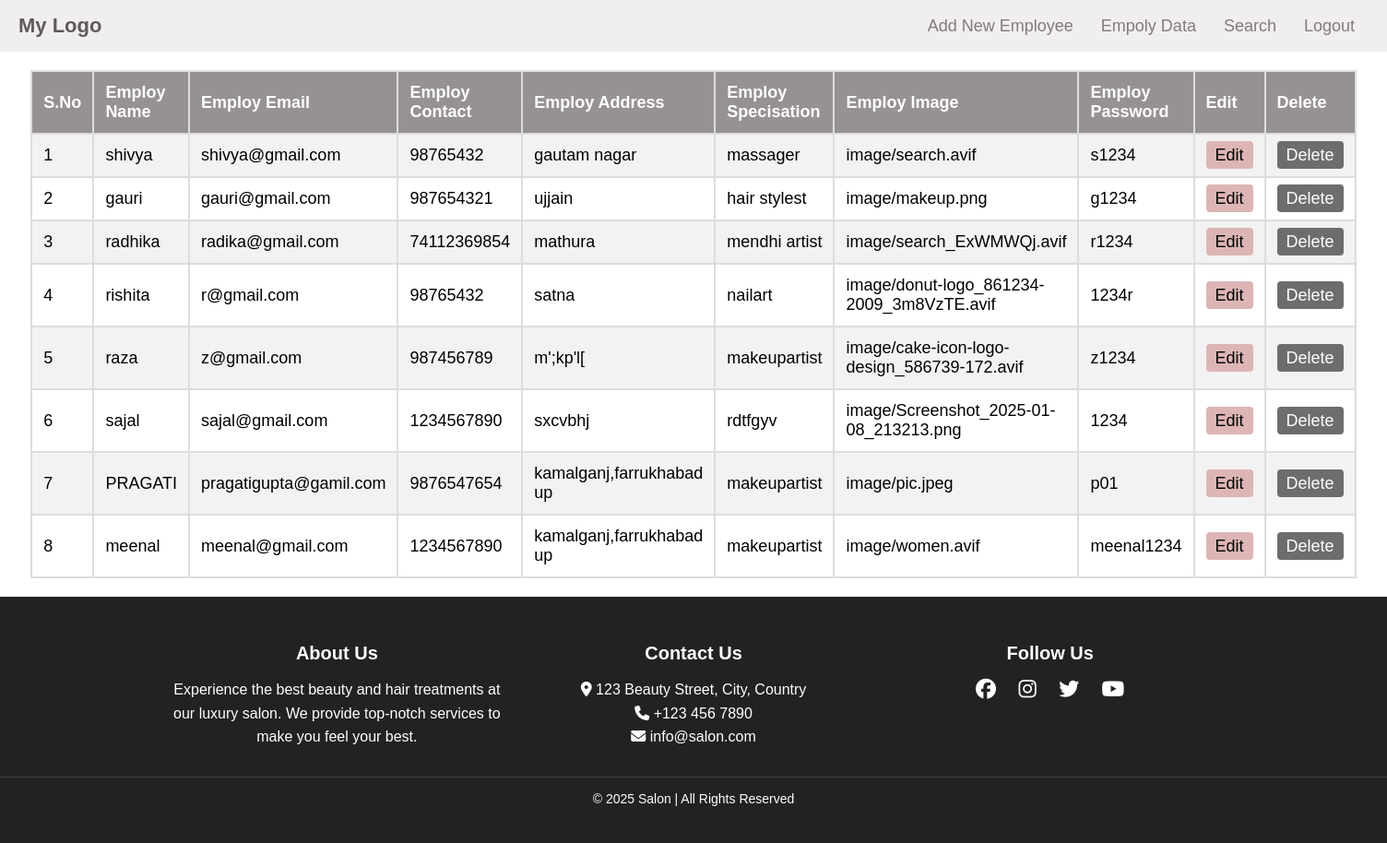
Before: /registration_table/ with the older database file.
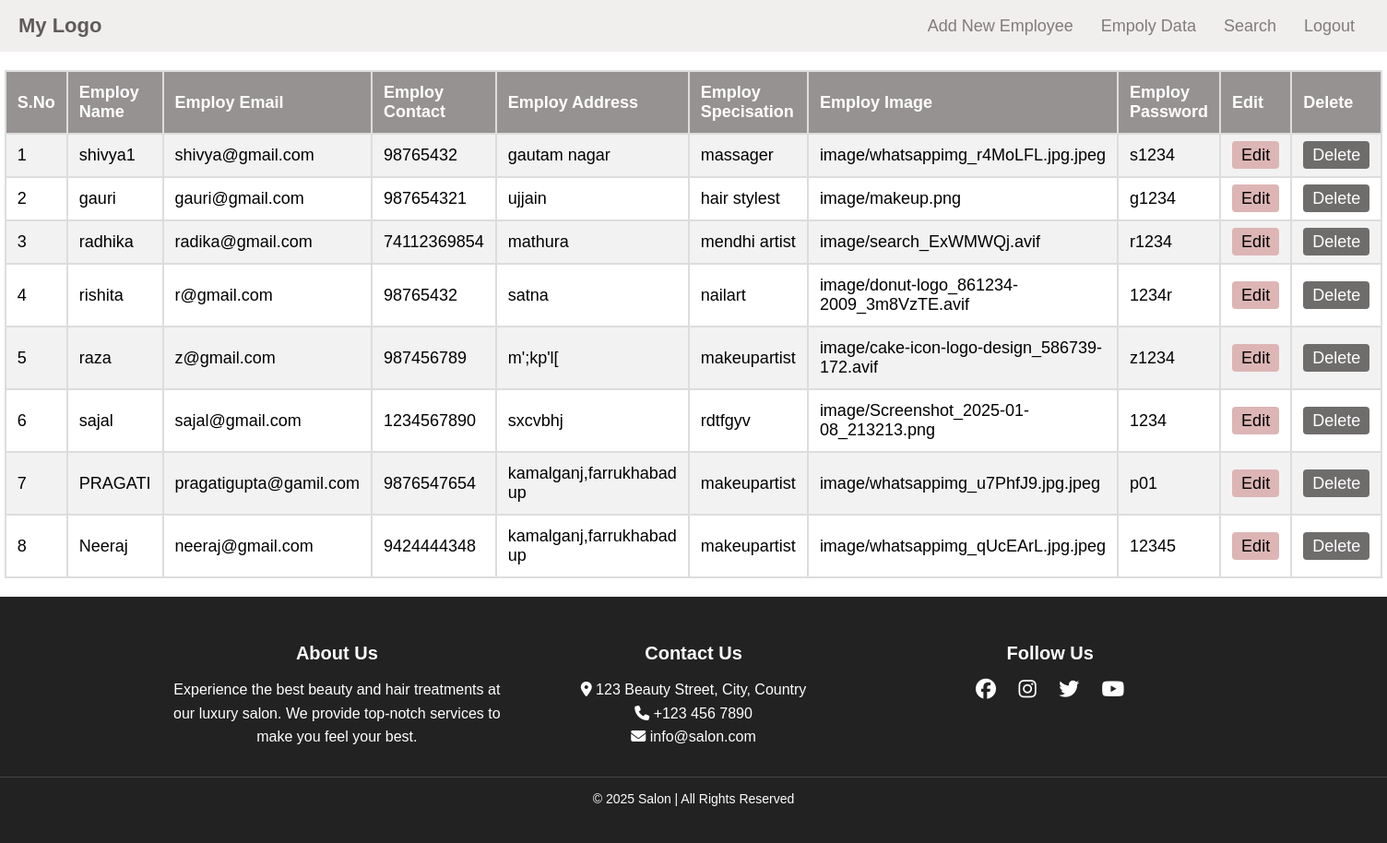
After: the same page with the newer database file.
### app/models.py (models this page shows)
class Empoly(models.Model):
    name = models.CharField(max_length=100)
    email = models.EmailField(max_length=100)
    phone = models.IntegerField()
    address = models.CharField(max_length=100)
    Specilastion=models.CharField(max_length=100)
    image=models.ImageField(upload_to = 'image/')
    password=models.CharField(max_length=50)

### app/views.py (the view)
# urls.py: path('registration_table/', views.registration_table, name='registration_table'),
def registration_table(request):
    emp = Empoly.objects.all()
    print(emp)
    return render(request,'registration_table.html',{'data':emp})

### app/templates/registration_table.html (shortened to what this page needs)
{% extends 'adminbase.html' %}
{% load static %}
{% block content %}
{% block css %}
<link rel="stylesheet" type="text/css" href="{% static 'css/clientbase.css' %}" />
    <link rel="stylesheet" type="text/css" href="{% static 'css/registration_table.css' %}" />
{% endblock %}
<center>
<table border='2'>
<tr>
<th>S.No</th>
<th>Employ Name</th>
<th>Employ Email</th>
<th>Employ Contact</th>
<th>Employ Address </th>
<th>Employ Specisation </th>
<th>Employ  Image</th>
<th>Employ  Password</th>
<th>Edit</th>
<th>Delete</th>
</tr>
{% for i in data %}
<tr>
 <td>{{forloop.counter}}</td>
<td>{{i.name}}</td>
<td>{{i.email}}</td>
<td>{{i.phone}}</td>
<td>{{i.address}}</td>
<td>{{i.Specilastion}}</td>
<td>{{i.image}}</td>
<td>{{i.password}}</td>
<td><a href="{% url 'update' pk=i.id %}">Edit</a></td>
<td><a href="{% url 'delete' pk=i.id %}">Delete</a></td>
</tr>
{% endfor %}
</table>
</center>
{% endblock %}

### app/templates/adminbase.html (shortened to what this page needs)
{% load static %}
<!DOCTYPE html>
<html lang="en">
<head>
    <meta name="viewport" content="width=device-width, initial-scale=1.0"><link rel="stylesheet"
    href="https://cdnjs.cloudflare.com/ajax/libs/font-awesome/6.7.2/css/all.min.css"
 />
 {% block css %}{% endblock %}
</head>
<body>
    <nav class="navbar">
        <div class="logo">My Logo</div>
        <ul class="nav-links">
            <li><a href="{% url 'registration' %}">Add New Employee</a></li>
            <li><a href="{% url 'registration_table' %}">Empoly Data</a></li>
            <li><a href="{% url 'search' %}">Search</a></li>
            <li><a href="{% url 'landingpage' %}">Logout</a></li>
        </ul>
    </nav>
{% block content %}{% endblock %}
<footer class="footer">
        <div class="footer-container">
            <div class="footer-section about">
                <h2>About Us</h2>
                <p>Experience the best beauty and hair treatments at our luxury salon. We provide top-notch services to make you feel your best.</p>
            </div>
            <div class="footer-section contact">
                <h2>Contact Us</h2>
                <p><i class="fas fa-map-marker-alt"></i> 123 Beauty Street, City, Country</p>
                <p><i class="fas fa-phone"></i> +123 456 7890</p>
                <p><i class="fas fa-envelope"></i> info@salon.com</p>
            </div>
            <div class="footer-section social">
                <h2>Follow Us</h2>
                <div class="social-icons">
                    <a href="#"><i class="fab fa-facebook"></i></a>
                    <a href="#"><i class="fab fa-instagram"></i></a>
                    <a href="#"><i class="fab fa-twitter"></i></a>
                    <a href="#"><i class="fab fa-youtube"></i></a>
                </div>
            </div>
        </div>
        <div class="footer-bottom">
            &copy; 2025 Salon | All Rights Reserved
        </div>
    </footer>
</body>
</html>

### app/static/css/clientbase.css (style rules this page uses)
* { margin: 0; padding: 0; box-sizing: border-box; font-family: Arial, sans-serif; }
.navbar { display: flex; justify-content: space-between; align-items: center; background: #f1eeee; padding: 15px 20px; color: rgb(96, 91, 91); }
.logo { font-size: 22px; font-weight: bold; }
.nav-links { list-style: none; display: flex; }
.nav-links li { margin: 0 15px; }
.nav-links a { color: rgb(130, 123, 123); text-decoration: none; font-size: 18px; }
.footer { background: #222; color: white; padding: 40px 0; text-align: center; }
.footer-container { display: flex; justify-content: space-around; flex-wrap: wrap; max-width: 1200px; margin: 0 auto; padding: 0 20px; }
.footer-section { flex: 1; min-width: 250px; margin: 10px; }
.footer-section h2 { font-size: 20px; margin-bottom: 15px; }
.footer-section p { font-size: 16px; line-height: 1.6; }
.social-icons a { color: white; font-size: 22px; margin: 0 10px; display: inline-block; transition: 0.3s; }
.footer-bottom { margin-top: 20px; padding-top: 15px; border-top: 1px solid #444; font-size: 14px; }

### app/static/css/registration_table.css (style rules this page uses)
table { width: 60%; border-collapse: collapse; margin: 20px 0; font-size: 18px; text-align: left; }
th, td { padding: 12px; border: 2px solid #ddd; }
th { background-color:rgb(151, 146, 146); color: white; }
tr:nth-child(even) { background-color: #f2f2f2; }
td a { text-decoration: none; padding: 5px 10px; border-radius: 4px; }
td a[href*="update"] { background-color:rgb(221, 181, 181); color: black; padding: 5px 10px; }
td a[href*="delete"] { background-color:rgb(111, 108, 108); color: white; padding: 5px 10px; }

Changed rows visible on the page:
removed Empoly: name "meenal", email "meenal@gmail.com", phone "1234567890", address "kamalganj,farrukhabad up", Specilastion "makeupartist", image "image/women.avif", password "meenal1234"
changed Empoly "shivya@gmail.com": name "shivya" → "shivya1"; image "image/search.avif" → "image/whatsappimg_r4MoLFL.jpg.jpeg"
changed Empoly "PRAGATI": image "image/pic.jpeg" → "image/whatsappimg_u7PhfJ9.jpg.jpeg"
added Empoly: name "Neeraj", email "neeraj@gmail.com", phone "9424444348", address "kamalganj,farrukhabad up", Specilastion "makeupartist", image "image/whatsappimg_qUcEArL.jpg.jpeg", password "12345"
